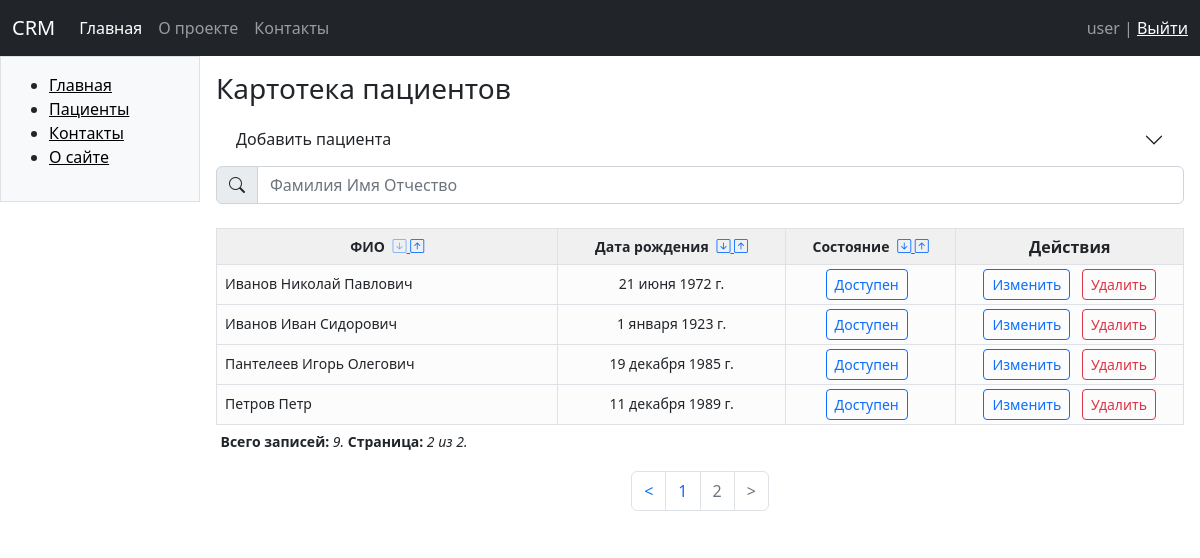
Screenshot of /patients/sort/surname/asc?page=2 with the database file from the repository.
### patients/models.py (models this page shows, shortened)
class Patient(models.Model):
    name = models.CharField(max_length=100, db_index=True)
    surname = models.CharField(max_length=100, db_index=True)
    patronymic = models.CharField(max_length=100, blank=True, db_index=True)
    birthday = models.DateField()
    time_create = models.DateTimeField(auto_now_add=True)
    time_update = models.DateTimeField(auto_now=True)
    active = models.BooleanField(default=True)
    class Meta:
        ordering = ("surname",)
        indexes = [
            models.Index(fields=("surname", "name", "patronymic")),
            models.Index(fields=("time_create",)),
        ]

### patients/views.py (the view)
# urls.py: path("patients/", views.patient_list, name="patients"),
@require_GET
def patient_list(
    request: HtmxHttpRequest | HttpRequest,
    order: str = "surname",
    direction: str = "asc",
) -> HttpResponse:
    search_query = request.GET.get("q")
    page_number = request.GET.get("page")
    page_obj = service.get_page(order, direction, page_number, search_query)
    form = AddPatientForm()
    return render_partial(
        request,
        template_name="patients/patient_list.html",
        context={
            "title": "Картотека пациентов",
            "patients": page_obj,
            "form": form,
            "order": order,
            "direction": direction,
            "q": search_query,
        },
    )

### patients/forms.py
class AddPatientForm(forms.ModelForm):
    class Meta:
        model = Patient
        this_year = datetime.date.today().year
        fields = ("surname", "name", "patronymic", "birthday")
        labels = {
            "surname": "Фамилия",
            "name": "Имя",
            "patronymic": "Отчество",
            "birthday": "Дата рождения",
        }
        widgets = {
            "birthday": forms.SelectDateWidget(
                empty_label=("Год", "Месяц", "День"),
                attrs={
                    "class": "form-control",
                    "placeholder": "Дата рождения",
                },
                years=tuple(range(this_year - 100, this_year - 5)),
            ),
            "surname": forms.TextInput(
                attrs={"class": "form-control", "placeholder": "Фамилия"}
            ),
            "name": forms.TextInput(
                attrs={"class": "form-control", "placeholder": "Имя"}
            ),
            "patronymic": forms.TextInput(
                attrs={"class": "form-control", "placeholder": "Отчество"}
            ),
        }

### htmx/http.py (called while the page is built)
def render_partial(
    request: Any,
    template_name: Any,
    context: Any = None,
    content_type: Any = None,
    status: Any = None,
    using: Any = None,
    message: str | list[str] | dict[str, Any] | None = None,
):
    if not request.htmx:
        context["template_include"] = template_name
        template_name = "htmx/relay.html"
    content = loader.render_to_string(
        template_name, context, request, using=using
    )
    response = HttpResponse(content, content_type, status)
    if message:
        response = send_message(response, message)
    return response

    def _get_header_value(self, header):
        value = self._request.headers.get(header)
        if value:
            if (
                self._request.headers.get(f"{header}-URI-AutoEncoded")
                == "true"
            ):
                value = unquote(value)
        return value

    def __bool__(self):
        return self._get_header_value("HX-Request") == "true"

### patients/service.py (called while the page is built)
def get_page(
    order_by: Any = "surname",
    direction: Any = "asc",
    page_number: Any | None = None,
    search_query: Any | None = None,
) -> Page:
    patients = get_all(order_by, direction, search_query)
    paginator = Paginator(patients, settings.PATIENTS_PAGINATE_BY)
    page_obj = paginator.get_page(page_number)
    return page_obj

### htmx/templates/htmx/relay.html
{% extends 'base.html' %}
{% block content %}
{% include template_include %}
{% endblock %}

### patients/templates/patients/includes/patient_detail.html
    <tr class="{% if not patient.active %}grey-text{% endif %}">
        <td class="align-middle ps-2">{{ patient.surname }} {{ patient.name }} {{ patient.patronymic }} </td>
        <td class="align-middle text-center"> {{ patient.birthday }} </td>
         <td class="align-middle text-center">
             {% include 'patients/includes/status_buttons.html' %}
        </td>
        <td class="align-middle text-center">
             {% include 'patients/includes/actions_buttons.html' %}
        </td>
    </tr>

### patients/templates/patients/includes/status_buttons.html (shortened to what this page needs)
{% if patient.active %}
<button class="disbtn table-button btn btn-outline-primary btn-sm me-2"
        hx-put="{% url 'patients:update_patient_status' patient.pk %}"
        hx-target="closest tr"
        hx-swap="outerHTML"
         _="on click call
            Swal.fire({
               position: 'top-end',
               icon: 'success',
               title: 'Пациент заблокирован',
               showConfirmButton: false,
               timer:1500
            })">
    Доступен
</button>
{% endif %}

### patients/templates/patients/includes/actions_buttons.html
<button class="disbtn table-button btn btn-outline-primary btn-sm me-2"
        hx-put="{% url 'patients:update_patient' patient.pk %}"
        hx-target="closest tr"
        hx-swap="outerHTML">
    Изменить
</button>
<button class="disbtn table-button btn btn-outline-danger btn-sm"
    hx-delete="{% url 'patients:patient_delete' patient.pk %}"
    hx-trigger='confirmed'
    hx-target="closest tr"
    hx-swap="outerHTML"
    _="on click
        call Swal.fire({icon: 'warning', title: 'Внимание', text:'Вы точно хотите удалить пациента &quot;{{ patient.surname }} {{ patient.name }} {{ patient.patronymic }}&quot;?', background: 'white', showCancelButton: true, confirmButtonColor: '#0d6efd', cancelButtonColor: '#dc3545', confirmButtonText: 'Да', cancelButtonText: 'Отмена'})
        if result.isConfirmed trigger confirmed">
  Удалить
</button>

### static/css/base.css (style rules this page uses)
body { padding: 0px; background-color: rgb(246, 246, 246); }
td { font-size: 14px; }
tr { line-height: 26px; min-height: 26px; height: 26px; }
.table-button { font-size: 13px; }

### rows the page displays
Patient: surname "Иванов", name "Николай", patronymic "Павлович", birthday "21 июня 1972 г.", active "Доступен"
Patient: surname "Иванов", name "Иван", patronymic "Сидорович", birthday "1 января 1923 г.", active "Доступен"
Patient: surname "Пантелеев", name "Игорь", patronymic "Олегович", birthday "19 декабря 1985 г.", active "Доступен"
Patient: surname "Петров", name "Петр", birthday "11 декабря 1989 г.", active "Доступен"

### other values shown
{{ title }} "Картотека пациентов"
{{ name }} "ФИО Дата рождения Cостояние"
{{ page_obj.paginator.count }} "9"
{{ page_obj.number }} "2"
{{ page_obj.paginator.num_pages }} "2"
{{ p }} "1"
{{ p }} "2"
